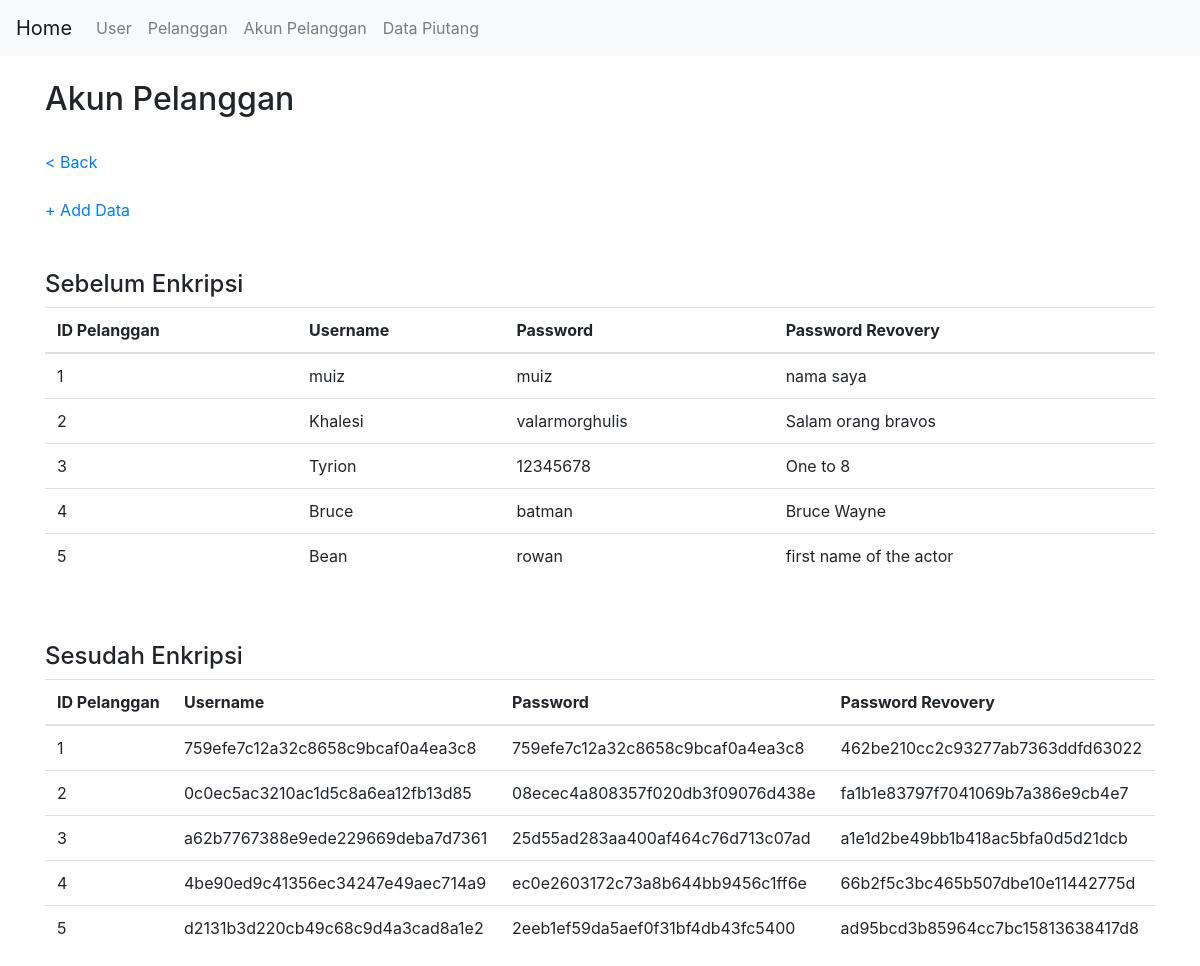
The page /akun_pelanggan/index.php on the database its author committed.
### tables this page shows
CREATE TABLE `akun_pelanggan` (
  `id_pel` int(10) NOT NULL,
  `username` varchar(255) NOT NULL,
  `password` varchar(255) NOT NULL,
  `password_recovery` varchar(255) NOT NULL
);

### akun_pelanggan/index.php (the view, shortened to what this page needs)
<html>
   <head>
        <link rel="stylesheet" href="../css/style.css">
        <link rel="stylesheet" href="../css/bootstrap.min.css">
   </head>
   <body>
   <?php include "../header.php"; ?>
       <div class="container">
            <br>
            <h2>Akun Pelanggan</h2>
            <br>
            <a href="/penyandian">< Back</a><br><br>
            <a href="create.php">+ Add Data</a>
            <div>
                <br><br>
                    <h4>Sebelum Enkripsi</h4>
                <table class="table tab-striped">
                    <thead>
                        <tr>
                            <th>ID Pelanggan</th>
                            <th>Username</th>
                            <th>Password</th>
                            <th>Password Revovery</th>
                        </tr>
                    </thead>
                    <tbody>
                    <?php
                            include '../config.php';
                            $data = mysqli_query($link,"select * from akun_pelanggan");
                            while($d = mysqli_fetch_array($data)){
                                ?>
                                <tr>
                                    <td><?php echo $d['id_pel']; ?></td>
                                    <td><?php echo $d['username']; ?></td>
                                    <td><?php echo $d['password']; ?></td>
                                    <td><?php echo $d['password_recovery']; ?></td>
                                </tr>
                                <?php
                            }
                            ?>
                    </tbody>
                </table>
            </div>
            <div>
                <br><br>
                    <h4>Sesudah Enkripsi</h4>
                <table class="table tab-striped">
                    <thead>
                        <tr>
                            <th>ID Pelanggan</th>
                            <th>Username</th>
                            <th>Password</th>
                            <th>Password Revovery</th>
                        </tr>
                    </thead>
                    <tbody>
                    <?php
                            include '../config.php';
                            $data = mysqli_query($link,"select * from akun_pelanggan");
                            while($d = mysqli_fetch_array($data)){
                                ?>
                                <tr>
                                    <td><?php echo $d['id_pel']; ?></td>
                                    <td><?php echo md5($d['username']); ?></td>
                                    <td><?php echo md5($d['password']); ?></td>
                                    <td><?php echo md5($d['password_recovery']); ?></td>
                                </tr>
                                <?php
                            }
                            ?>
                    </tbody>
                </table>
            </div>
       </div>
   </body>
</html>

### header.php
<nav class="navbar navbar-expand-lg navbar-light bg-light">
    <a href="/penyandian" class="navbar-brand">Home</a>
    <div class="navbar-nav">
            <a class="nav-item nav-link" href="/penyandian/user/index.php">User</a>
            <a class="nav-item nav-link" href="/penyandian/pelanggan/index.php">Pelanggan</a>
            <a class="nav-item nav-link" href="/penyandian/akun_pelanggan/index.php">Akun Pelanggan</a>
            <a class="nav-item nav-link" href="/penyandian/data_piutang/index.php">Data Piutang</a>
    </div>
</nav>

### css/style.css (style rules this page uses)
body { background: #3498db; font-family: sans-serif; }

### rows shown on the page
akun_pelanggan: id_pel "1", username "muiz", password "muiz", password_recovery "nama saya", username "759efe7c12a32c8658c9bcaf0a4ea3c8", password "759efe7c12a32c8658c9bcaf0a4ea3c8", password_recovery "462be210cc2c93277ab7363ddfd63022"
akun_pelanggan: id_pel "2", username "Khalesi", password "valarmorghulis", password_recovery "Salam orang bravos", username "0c0ec5ac3210ac1d5c8a6ea12fb13d85", password "08ecec4a808357f020db3f09076d438e", password_recovery "fa1b1e83797f7041069b7a386e9cb4e7"
akun_pelanggan: id_pel "3", username "Tyrion", password "12345678", password_recovery "One to 8", username "a62b7767388e9ede229669deba7d7361", password "25d55ad283aa400af464c76d713c07ad", password_recovery "a1e1d2be49bb1b418ac5bfa0d5d21dcb"
akun_pelanggan: id_pel "4", username "Bruce", password "batman", password_recovery "Bruce Wayne", username "4be90ed9c41356ec34247e49aec714a9", password "ec0e2603172c73a8b644bb9456c1ff6e", password_recovery "66b2f5c3bc465b507dbe10e11442775d"
akun_pelanggan: id_pel "5", username "Bean", password "rowan", password_recovery "first name of the actor", username "d2131b3d220cb49c68c9d4a3cad8a1e2", password "2eeb1ef59da5aef0f31bf4db43fc5400", password_recovery "ad95bcd3b85964cc7bc15813638417d8"
